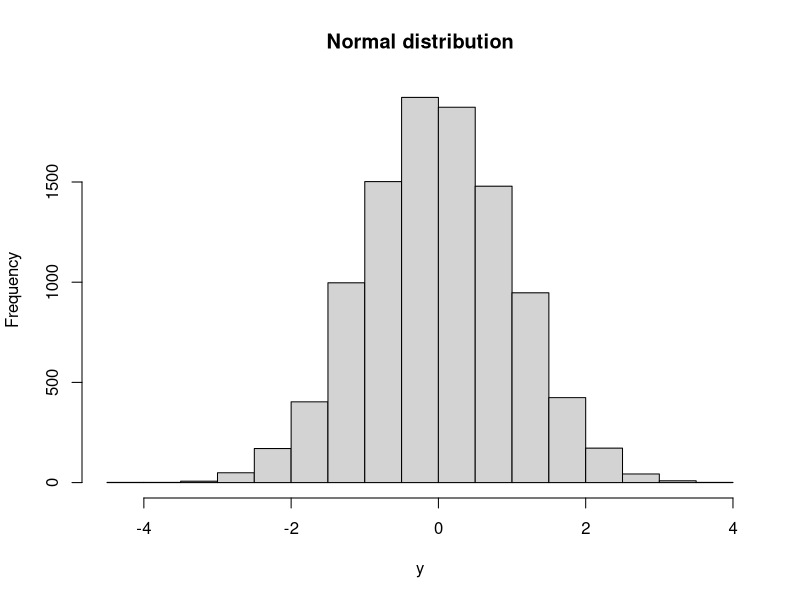
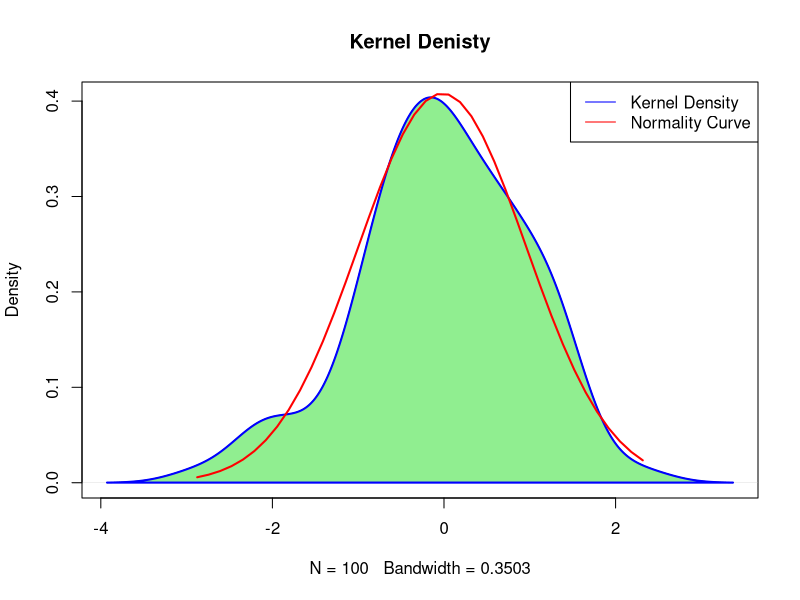

Here is the R script that generated these plots, in order:
## ---- chunk 1
y <- rnorm(10000)

hist(y, main = "Normal distribution")
## ---- chunk 2
dt <- rnorm(100, mean=0, sd=1)
plot(density(dt), main="Kernel Denisty")
polygon(density(dt), col="lightgreen", border="blue", lwd=2)  # 绘制多边形的函数
# 叠加正态曲线
xfit <- seq(min(dt), max(dt), length.out=40)
yfit <- dnorm(xfit, mean=mean(dt), sd=sd(dt))
lines(xfit, yfit, col="red", lwd=2)
legend("topright", lty=c(1,1), col=c("blue", "red"),
       legend=c("Kernel Density", "Normality Curve"))
